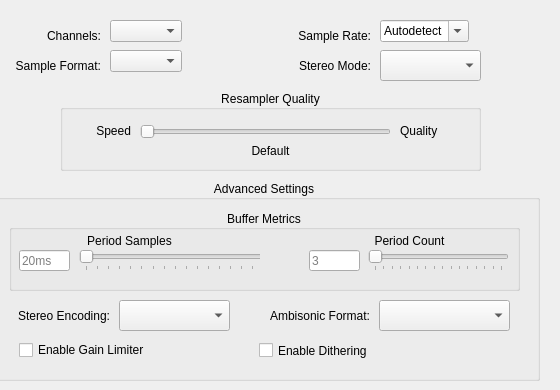
    <widget class="QWidget" name="tab_3">
     <attribute name="title">
      <string>Playback</string>
     </attribute>
     <widget class="QComboBox" name="sampleFormatCombo">
      <property name="geometry">
       <rect>
        <x>110</x>
        <y>50</y>
        <width>76</width>
        <height>31</height>
       </rect>
      </property>
      <property name="toolTip">
       <string>The output sample type. Currently, all mixing is done with 32-bit
float and converted to the output sample type as needed.</string>
      </property>
      <property name="sizeAdjustPolicy">
       <enum>QComboBox::AdjustToContents</enum>
      </property>
     </widget>
     <widget class="QLabel" name="label_5">
      <property name="geometry">
       <rect>
        <x>0</x>
        <y>50</y>
        <width>101</width>
        <height>31</height>
       </rect>
      </property>
      <property name="text">
       <string>Sample Format:</string>
      </property>
      <property name="alignment">
       <set>Qt::AlignRight|Qt::AlignTrailing|Qt::AlignVCenter</set>
      </property>
     </widget>
     <widget class="QLabel" name="label_6">
      <property name="geometry">
       <rect>
        <x>0</x>
        <y>20</y>
        <width>101</width>
        <height>31</height>
       </rect>
      </property>
      <property name="text">
       <string>Channels:</string>
      </property>
      <property name="alignment">
       <set>Qt::AlignRight|Qt::AlignTrailing|Qt::AlignVCenter</set>
      </property>
     </widget>
     <widget class="QComboBox" name="channelConfigCombo">
      <property name="geometry">
       <rect>
        <x>110</x>
        <y>20</y>
        <width>76</width>
        <height>31</height>
       </rect>
      </property>
      <property name="toolTip">
       <string>The output channel configuration. Note that not all backends
can properly detect the channel configuration and may default
to stereo output.</string>
      </property>
      <property name="sizeAdjustPolicy">
       <enum>QComboBox::AdjustToContents</enum>
      </property>
     </widget>
     <widget class="QComboBox" name="sampleRateCombo">
      <property name="geometry">
       <rect>
        <x>380</x>
        <y>20</y>
        <width>96</width>
        <height>31</height>
       </rect>
      </property>
      <property name="toolTip">
       <string>The playback/mixing sample rate.</string>
      </property>
      <property name="editable">
       <bool>true</bool>
      </property>
      <property name="insertPolicy">
       <enum>QComboBox::NoInsert</enum>
      </property>
      <property name="sizeAdjustPolicy">
       <enum>QComboBox::AdjustToContents</enum>
      </property>
      <item>
       <property name="text">
        <string>Autodetect</string>
       </property>
      </item>
      <item>
       <property name="text">
        <string>8000</string>
       </property>
      </item>
      <item>
       <property name="text">
        <string>11025</string>
       </property>
      </item>
      <item>
       <property name="text">
        <string>16000</string>
       </property>
      </item>
      <item>
       <property name="text">
        <string>22050</string>
       </property>
      </item>
      <item>
       <property name="text">
        <string>32000</string>
       </property>
      </item>
      <item>
       <property name="text">
        <string>44100</string>
       </property>
      </item>
      <item>
       <property name="text">
        <string>48000</string>
       </property>
      </item>
     </widget>
     <widget class="QLabel" name="label_7">
      <property name="geometry">
       <rect>
        <x>290</x>
        <y>20</y>
        <width>81</width>
        <height>31</height>
       </rect>
      </property>
      <property name="text">
       <string>Sample Rate:</string>
      </property>
      <property name="alignment">
       <set>Qt::AlignRight|Qt::AlignTrailing|Qt::AlignVCenter</set>
      </property>
     </widget>
     <widget class="QLabel" name="label_14">
      <property name="geometry">
       <rect>
        <x>290</x>
        <y>50</y>
        <width>81</width>
        <height>31</height>
       </rect>
      </property>
      <property name="text">
       <string>Stereo Mode:</string>
      </property>
      <property name="alignment">
       <set>Qt::AlignRight|Qt::AlignTrailing|Qt::AlignVCenter</set>
      </property>
     </widget>
     <widget class="QComboBox" name="stereoModeCombo">
      <property name="geometry">
       <rect>
        <x>380</x>
        <y>50</y>
        <width>101</width>
        <height>31</height>
       </rect>
      </property>
      <property name="toolTip">
       <string>How to treat stereo output. As headphones, HRTF or crossfeed
filters may be used to improve binaural quality, which may not
otherwise be suitable for speakers.</string>
      </property>
     </widget>
     <widget class="QGroupBox" name="groupBox">
      <property name="geometry">
       <rect>
        <x>-11</x>
        <y>180</y>
        <width>551</width>
        <height>201</height>
       </rect>
      </property>
      <property name="title">
       <string>Advanced Settings</string>
      </property>
      <property name="alignment">
       <set>Qt::AlignCenter</set>
      </property>
      <widget class="QGroupBox" name="groupBox_3">
       <property name="geometry">
        <rect>
         <x>20</x>
         <y>30</y>
         <width>511</width>
         <height>81</height>
        </rect>
       </property>
       <property name="title">
        <string>Buffer Metrics</string>
       </property>
       <property name="alignment">
        <set>Qt::AlignCenter</set>
       </property>
       <widget class="QWidget" name="widget" native="true">
        <property name="geometry">
         <rect>
          <x>260</x>
          <y>20</y>
          <width>241</width>
          <height>51</height>
         </rect>
        </property>
        <property name="toolTip">
         <string>The number of update periods. Higher values create a larger
mix ahead, which helps protect against skips when the CPU is
under load, but increases the delay between a sound getting
mixed and being heard.</string>
        </property>
        <widget class="QLabel" name="label_11">
         <property name="geometry">
          <rect>
           <x>60</x>
           <y>0</y>
           <width>161</width>
           <height>21</height>
          </rect>
         </property>
         <property name="text">
          <string>Period Count</string>
         </property>
         <property name="alignment">
          <set>Qt::AlignCenter</set>
         </property>
        </widget>
        <widget class="QSlider" name="periodCountSlider">
         <property name="geometry">
          <rect>
           <x>99</x>
           <y>20</y>
           <width>141</width>
           <height>21</height>
          </rect>
         </property>
         <property name="minimum">
          <number>1</number>
         </property>
         <property name="maximum">
          <number>16</number>
         </property>
         <property name="singleStep">
          <number>1</number>
         </property>
         <property name="pageStep">
          <number>2</number>
         </property>
         <property name="value">
          <number>1</number>
         </property>
         <property name="tracking">
          <bool>true</bool>
         </property>
         <property name="orientation">
          <enum>Qt::Horizontal</enum>
         </property>
         <property name="tickPosition">
          <enum>QSlider::TicksBelow</enum>
         </property>
         <property name="tickInterval">
          <number>1</number>
         </property>
        </widget>
        <widget class="QLineEdit" name="periodCountEdit">
         <property name="geometry">
          <rect>
           <x>40</x>
           <y>20</y>
           <width>51</width>
           <height>21</height>
          </rect>
         </property>
         <property name="placeholderText">
          <string>3</string>
         </property>
        </widget>
       </widget>
       <widget class="QWidget" name="widget_2" native="true">
        <property name="geometry">
         <rect>
          <x>10</x>
          <y>20</y>
          <width>241</width>
          <height>51</height>
         </rect>
        </property>
        <property name="toolTip">
         <string>The update period size, in sample frames. This is the number of
frames needed for each mixing update.</string>
        </property>
        <widget class="QSlider" name="periodSizeSlider">
         <property name="geometry">
          <rect>
           <x>60</x>
           <y>20</y>
           <width>191</width>
           <height>21</height>
          </rect>
         </property>
         <property name="minimum">
          <number>63</number>
         </property>
         <property name="maximum">
          <number>8192</number>
         </property>
         <property name="singleStep">
          <number>1</number>
         </property>
         <property name="pageStep">
          <number>1024</number>
         </property>
         <property name="value">
          <number>63</number>
         </property>
         <property name="tracking">
          <bool>true</bool>
         </property>
         <property name="orientation">
          <enum>Qt::Horizontal</enum>
         </property>
         <property name="tickPosition">
          <enum>QSlider::TicksBelow</enum>
         </property>
         <property name="tickInterval">
          <number>512</number>
         </property>
        </widget>
        <widget class="QLabel" name="label_10">
         <property name="geometry">
          <rect>
           <x>10</x>
           <y>0</y>
           <width>201</width>
           <height>21</height>
          </rect>
         </property>
         <property name="text">
          <string>Period Samples</string>
         </property>
         <property name="alignment">
          <set>Qt::AlignCenter</set>
         </property>
        </widget>
        <widget class="QLineEdit" name="periodSizeEdit">
         <property name="geometry">
          <rect>
           <x>0</x>
           <y>20</y>
           <width>51</width>
           <height>21</height>
          </rect>
         </property>
         <property name="placeholderText">
          <string>20ms</string>
         </property>
        </widget>
       </widget>
      </widget>
      <widget class="QComboBox" name="stereoEncodingComboBox">
       <property name="geometry">
        <rect>
         <x>130</x>
         <y>120</y>
         <width>111</width>
         <height>31</height>
        </rect>
       </property>
       <property name="toolTip">
        <string>Pan Pot uses standard amplitude panning (aka
pair-wise, stereo pair, etc) between -30 and +30
degrees, while UHJ creates a stereo-compatible
two-channel UHJ mix, which encodes some
surround sound information into stereo output
that can be decoded with a surround sound
receiver.</string>
       </property>
      </widget>
      <widget class="QLabel" name="label_19">
       <property name="geometry">
        <rect>
         <x>20</x>
         <y>120</y>
         <width>101</width>
         <height>31</height>
        </rect>
       </property>
       <property name="text">
        <string>Stereo Encoding:</string>
       </property>
       <property name="alignment">
        <set>Qt::AlignRight|Qt::AlignTrailing|Qt::AlignVCenter</set>
       </property>
      </widget>
      <widget class="QLabel" name="label_30">
       <property name="geometry">
        <rect>
         <x>260</x>
         <y>120</y>
         <width>121</width>
         <height>31</height>
        </rect>
       </property>
       <property name="text">
        <string>Ambisonic Format:</string>
       </property>
       <property name="alignment">
        <set>Qt::AlignRight|Qt::AlignTrailing|Qt::AlignVCenter</set>
       </property>
      </widget>
      <widget class="QComboBox" name="ambiFormatComboBox">
       <property name="geometry">
        <rect>
         <x>390</x>
         <y>120</y>
         <width>131</width>
         <height>31</height>
        </rect>
       </property>
      </widget>
      <widget class="QCheckBox" name="outputLimiterCheckBox">
       <property name="geometry">
        <rect>
         <x>30</x>
         <y>160</y>
         <width>231</width>
         <height>20</height>
        </rect>
       </property>
       <property name="toolTip">
        <string>Applies a gain limiter on the final mixed output. This reduces the
volume when the output samples would otherwise be clamped,
avoiding excessive clipping noise.</string>
       </property>
       <property name="text">
        <string>Enable Gain Limiter</string>
       </property>
       <property name="tristate">
        <bool>true</bool>
       </property>
      </widget>
      <widget class="QCheckBox" name="outputDitherCheckBox">
       <property name="geometry">
        <rect>
         <x>270</x>
         <y>160</y>
         <width>261</width>
         <height>21</height>
        </rect>
       </property>
       <property name="toolTip">
        <string>Applies dithering on the final mix for 8- and 16-bit output.
This replaces the distortion created by nearest-value
quantization with low-level whitenoise.</string>
       </property>
       <property name="text">
        <string>Enable Dithering</string>
       </property>
       <property name="tristate">
        <bool>true</bool>
       </property>
      </widget>
     </widget>
     <widget class="QGroupBox" name="groupBox_4">
      <property name="geometry">
       <rect>
        <x>60</x>
        <y>90</y>
        <width>421</width>
        <height>81</height>
       </rect>
      </property>
      <property name="title">
       <string>Resampler Quality</string>
      </property>
      <property name="alignment">
       <set>Qt::AlignCenter</set>
      </property>
      <widget class="QLabel" name="resamplerLabel">
       <property name="geometry">
        <rect>
         <x>50</x>
         <y>50</y>
         <width>321</width>
         <height>21</height>
        </rect>
       </property>
       <property name="text">
        <string>Default</string>
       </property>
       <property name="alignment">
        <set>Qt::AlignCenter</set>
       </property>
      </widget>
      <widget class="QSlider" name="resamplerSlider">
       <property name="geometry">
        <rect>
         <x>80</x>
         <y>30</y>
         <width>251</width>
         <height>23</height>
        </rect>
       </property>
       <property name="orientation">
        <enum>Qt::Horizontal</enum>
       </property>
      </widget>
      <widget class="QLabel" name="label_9">
       <property name="geometry">
        <rect>
         <x>20</x>
         <y>30</y>
         <width>51</width>
         <height>21</height>
        </rect>
       </property>
       <property name="text">
        <string>Speed</string>
       </property>
       <property name="alignment">
        <set>Qt::AlignRight|Qt::AlignTrailing|Qt::AlignVCenter</set>
       </property>
      </widget>
      <widget class="QLabel" name="label_15">
       <property name="geometry">
        <rect>
         <x>340</x>
         <y>30</y>
         <width>51</width>
         <height>21</height>
        </rect>
       </property>
       <property name="text">
        <string>Quality</string>
       </property>
      </widget>
     </widget>
    </widget>
